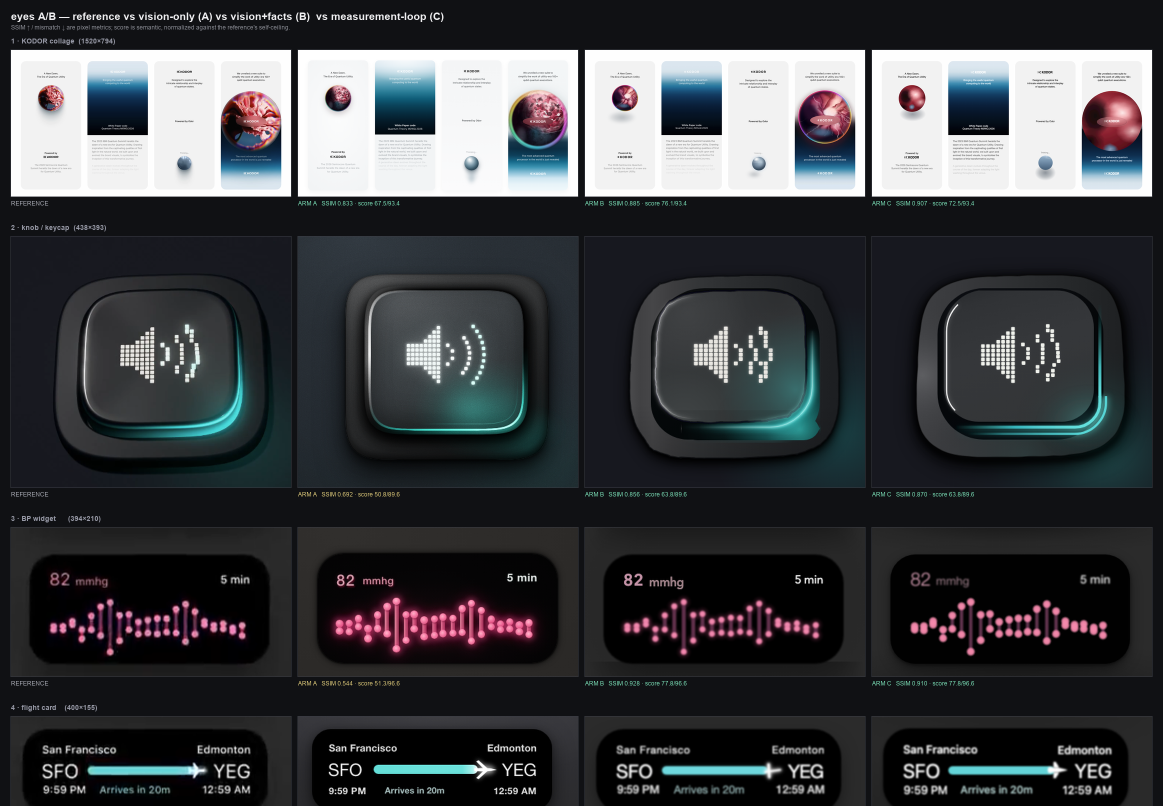
#> input picture ab_runs/gallery.png, 2326 x 1612 px (shown at 1/2 size); its folder holds only this picture in this run
$ python -i color.py   (imports and definitions only)
#> lines starting #> are read from the running program, lines starting #| are printed output that depends on the picture
#> further down, picture is the input picture: PIL image 2326x1612 RGB; mean R, G, B 60.8, 62.7, 65.9
"""Quantitative color layer: palette histograms and per-object stats.

Mirage reports high-level color names ("red", "blue"); this module adds
the measurable layer — dominant palette and mean RGB per detected object
bbox — using coordinates mapped back from Mirage's [0,1000] space.
"""

from __future__ import annotations

from pathlib import Path

from PIL import Image

CANVAS = 1000.0  # Mirage normalizes each axis to [0, CANVAS]


def _open(image) -> Image.Image:
    if isinstance(image, (str, Path)):
        return Image.open(image).convert("RGB")
    return image.convert("RGB") if hasattr(image, "convert") else image


# [9 lines left out: function denorm, not called in this run]


def palette(image, n: int = 8) -> list[dict]:
    """Top-n dominant colors as hex + fraction of pixels.

    Colors are binned to 5 bits/channel (32 levels) — coarse enough to
    group perceptually-similar shades, fine enough to separate hues.
    """
#> called with n = 8
    img = _open(image)
    scale = min(1.0, 256 / img.width)
#> scale = 0.11
    small = img.resize((round(img.width * scale), round(img.height * scale)))
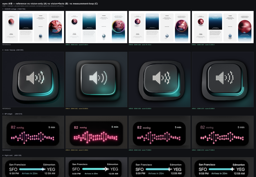
#> small: PIL image 256x177 RGB; mean R, G, B 60.9, 62.7, 65.9
    counts: dict[tuple[int, int, int], int] = {}
    for r, g, b in small.getdata():
        key = ((r >> 3) << 3) | 4, ((g >> 3) << 3) | 4, ((b >> 3) << 3) | 4
        counts[key] = counts.get(key, 0) + 1
#> after the loop, counts = 1442 items
    total = sum(counts.values())
#> total = 45312
    top = sorted(counts.items(), key=lambda kv: -kv[1])[:n]
#> top = [((20, 20, 20), 6834), ((4, 4, 4), 5290), ((244, 244, 244), 2702), ((20, 28, 28), 2369), ((44, 44, 44), 2113), ((36, 36, 36), 1860), ((252, 252, 252), 1613), ((20, 20, 28), 1544)]
    return [
        {
            "hex": "#%02x%02x%02x" % k,
            "frac": round(v / total, 4),
        }
        for k, v in top
    ]


# [75 lines left out: functions mean_rgb, grid_stats, object_color_stats, not called in this run]

>>> from PIL import Image
>>> picture = Image.open('../ab_runs/gallery.png')
>>> result = palette(picture)
#> result = 8 items
